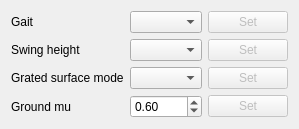
       <widget class="QWidget" name="advancedMotionTab">
        <property name="layoutDirection">
         <enum>Qt::LeftToRight</enum>
        </property>
        <attribute name="title">
         <string>Adv. Motion</string>
        </attribute>
        <layout class="QVBoxLayout" name="verticalLayout_6">
         <item>
          <layout class="QVBoxLayout" name="advancedMotionLayout">
           <item>
            <layout class="QGridLayout" name="gridLayout_2">
             <item row="2" column="1">
              <widget class="QComboBox" name="gratedSurfacesComboBox">
               <property name="sizePolicy">
                <sizepolicy hsizetype="MinimumExpanding" vsizetype="Fixed">
                 <horstretch>0</horstretch>
                 <verstretch>0</verstretch>
                </sizepolicy>
               </property>
              </widget>
             </item>
             <item row="2" column="2">
              <widget class="QPushButton" name="setGratedSurfacesButton">
               <property name="enabled">
                <bool>false</bool>
               </property>
               <property name="text">
                <string>Set</string>
               </property>
              </widget>
             </item>
             <item row="1" column="0">
              <widget class="QLabel" name="swingHeightLabel">
               <property name="text">
                <string>Swing height</string>
               </property>
               <property name="buddy">
                <cstring>swingHeightComboBox</cstring>
               </property>
              </widget>
             </item>
             <item row="1" column="2">
              <widget class="QPushButton" name="setSwingHeightButton">
               <property name="enabled">
                <bool>false</bool>
               </property>
               <property name="sizePolicy">
                <sizepolicy hsizetype="Minimum" vsizetype="Fixed">
                 <horstretch>0</horstretch>
                 <verstretch>0</verstretch>
                </sizepolicy>
               </property>
               <property name="text">
                <string>Set</string>
               </property>
              </widget>
             </item>
             <item row="0" column="1">
              <widget class="QComboBox" name="gaitComboBox">
               <property name="sizePolicy">
                <sizepolicy hsizetype="MinimumExpanding" vsizetype="Fixed">
                 <horstretch>0</horstretch>
                 <verstretch>0</verstretch>
                </sizepolicy>
               </property>
              </widget>
             </item>
             <item row="0" column="2">
              <widget class="QPushButton" name="setGaitButton">
               <property name="enabled">
                <bool>false</bool>
               </property>
               <property name="text">
                <string>Set</string>
               </property>
              </widget>
             </item>
             <item row="0" column="0">
              <widget class="QLabel" name="gaitLabel">
               <property name="text">
                <string>Gait</string>
               </property>
               <property name="buddy">
                <cstring>gaitComboBox</cstring>
               </property>
              </widget>
             </item>
             <item row="1" column="1">
              <widget class="QComboBox" name="swingHeightComboBox">
               <property name="sizePolicy">
                <sizepolicy hsizetype="Expanding" vsizetype="Fixed">
                 <horstretch>0</horstretch>
                 <verstretch>0</verstretch>
                </sizepolicy>
               </property>
              </widget>
             </item>
             <item row="2" column="0">
              <widget class="QLabel" name="gratedSurfacesLabel">
               <property name="text">
                <string>Grated surface mode</string>
               </property>
               <property name="buddy">
                <cstring>gratedSurfacesComboBox</cstring>
               </property>
              </widget>
             </item>
             <item row="3" column="0">
              <widget class="QLabel" name="frictionLabel">
               <property name="text">
                <string>Ground mu</string>
               </property>
               <property name="buddy">
                <cstring>frictionSpin</cstring>
               </property>
              </widget>
             </item>
             <item row="3" column="1">
              <widget class="QDoubleSpinBox" name="frictionSpin">
               <property name="sizePolicy">
                <sizepolicy hsizetype="MinimumExpanding" vsizetype="Fixed">
                 <horstretch>0</horstretch>
                 <verstretch>0</verstretch>
                </sizepolicy>
               </property>
               <property name="minimum">
                <double>0.200000000000000</double>
               </property>
               <property name="maximum">
                <double>0.800000000000000</double>
               </property>
               <property name="singleStep">
                <double>0.100000000000000</double>
               </property>
               <property name="value">
                <double>0.600000000000000</double>
               </property>
              </widget>
             </item>
             <item row="3" column="2">
              <widget class="QPushButton" name="setFrictionButton">
               <property name="enabled">
                <bool>false</bool>
               </property>
               <property name="text">
                <string>Set</string>
               </property>
              </widget>
             </item>
            </layout>
           </item>
          </layout>
         </item>
        </layout>
       </widget>
